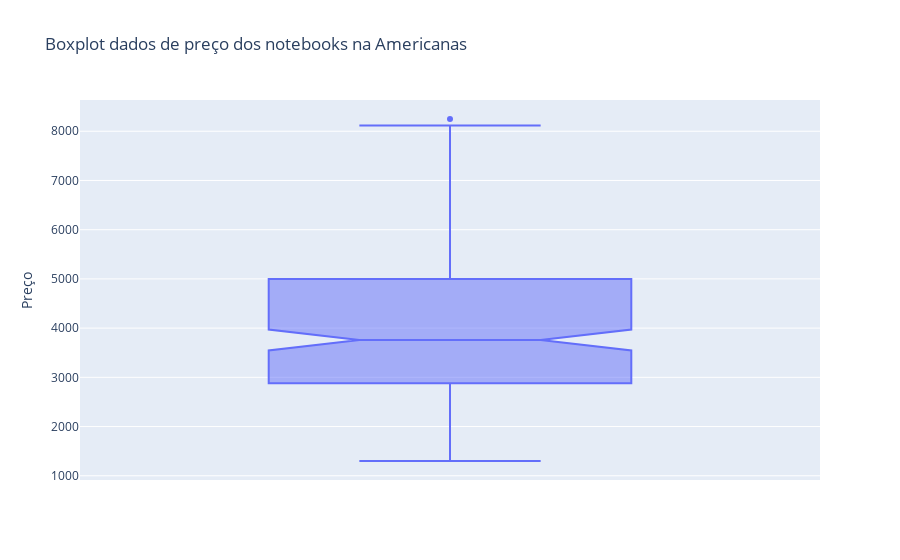

The notebook cell this image was saved under:
### Code cell
fig = px.box(dados_gerais.query("Categoria == 'Notebook' and Loja == 'Americanas'"), 
             y="Preço", notched=True,title='Boxplot dados de preço dos notebooks na Americanas')
fig.show()

### Figure 1 — Plotly figure (JSON) as saved in the notebook; plotly's stock layout.template omitted (floating-point values rounded to 4 significant figures; data arrays with more than 128 entries replaced by an {"elided": "..."} marker saying what was removed)
{"data": [{"alignmentgroup": "True", "hovertemplate": "Preço=%{y}<extra></extra>", "legendgroup": "", "marker": {"color": "#636efa"}, "name": "", "notched": true, "offsetgroup": "", "orientation": "v", "showlegend": false, "type": "box", "x0": " ", "xaxis": "x", "y": {"elided": "245 float values"}, "y0": " ", "yaxis": "y"}], "layout": {"boxmode": "group", "legend": {"tracegroupgap": 0}, "title": {"text": "Boxplot dados de preço dos notebooks na Americanas"}, "xaxis": {"anchor": "y", "domain": [0, 1]}, "yaxis": {"anchor": "x", "domain": [0, 1], "title": {"text": "Preço"}}}}
